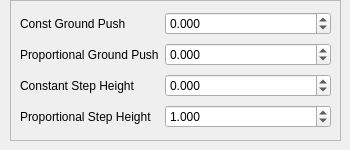
       <widget class="QWidget" name="tab_lifting">
        <attribute name="title">
         <string>Leg Lifting</string>
        </attribute>
        <widget class="QFrame" name="frame">
         <property name="geometry">
          <rect>
           <x>10</x>
           <y>0</y>
           <width>331</width>
           <height>141</height>
          </rect>
         </property>
         <property name="frameShape">
          <enum>QFrame::StyledPanel</enum>
         </property>
         <property name="frameShadow">
          <enum>QFrame::Raised</enum>
         </property>
         <layout class="QGridLayout" name="gridLayout_8">
          <item row="0" column="1" colspan="2">
           <widget class="QDoubleSpinBox" name="d_spinBox_c6">
            <property name="suffix">
             <string/>
            </property>
            <property name="decimals">
             <number>3</number>
            </property>
            <property name="minimum">
             <double>-10.000000000000000</double>
            </property>
            <property name="maximum">
             <double>10.000000000000000</double>
            </property>
            <property name="singleStep">
             <double>0.001000000000000</double>
            </property>
           </widget>
          </item>
          <item row="1" column="1" colspan="2">
           <widget class="QDoubleSpinBox" name="d_spinBox_c7">
            <property name="suffix">
             <string/>
            </property>
            <property name="decimals">
             <number>3</number>
            </property>
            <property name="minimum">
             <double>-10.000000000000000</double>
            </property>
            <property name="maximum">
             <double>10.000000000000000</double>
            </property>
            <property name="singleStep">
             <double>0.001000000000000</double>
            </property>
           </widget>
          </item>
          <item row="0" column="0">
           <widget class="QLabel" name="label_10">
            <property name="text">
             <string>Const Ground Push</string>
            </property>
           </widget>
          </item>
          <item row="2" column="0">
           <widget class="QLabel" name="label_15">
            <property name="text">
             <string>Constant Step Height</string>
            </property>
           </widget>
          </item>
          <item row="1" column="0">
           <widget class="QLabel" name="label_14">
            <property name="text">
             <string>Proportional Ground Push</string>
            </property>
           </widget>
          </item>
          <item row="2" column="1" colspan="2">
           <widget class="QDoubleSpinBox" name="d_spinBox_c8">
            <property name="suffix">
             <string/>
            </property>
            <property name="decimals">
             <number>3</number>
            </property>
            <property name="minimum">
             <double>-10.000000000000000</double>
            </property>
            <property name="maximum">
             <double>10.000000000000000</double>
            </property>
            <property name="singleStep">
             <double>0.001000000000000</double>
            </property>
           </widget>
          </item>
          <item row="3" column="0">
           <widget class="QLabel" name="label_33">
            <property name="text">
             <string>Proportional Step Height</string>
            </property>
           </widget>
          </item>
          <item row="3" column="1" colspan="2">
           <widget class="QDoubleSpinBox" name="d_spinBox_c9">
            <property name="suffix">
             <string/>
            </property>
            <property name="decimals">
             <number>3</number>
            </property>
            <property name="minimum">
             <double>-10.000000000000000</double>
            </property>
            <property name="maximum">
             <double>10.000000000000000</double>
            </property>
            <property name="singleStep">
             <double>0.001000000000000</double>
            </property>
            <property name="value">
             <double>1.000000000000000</double>
            </property>
           </widget>
          </item>
         </layout>
        </widget>
       </widget>
